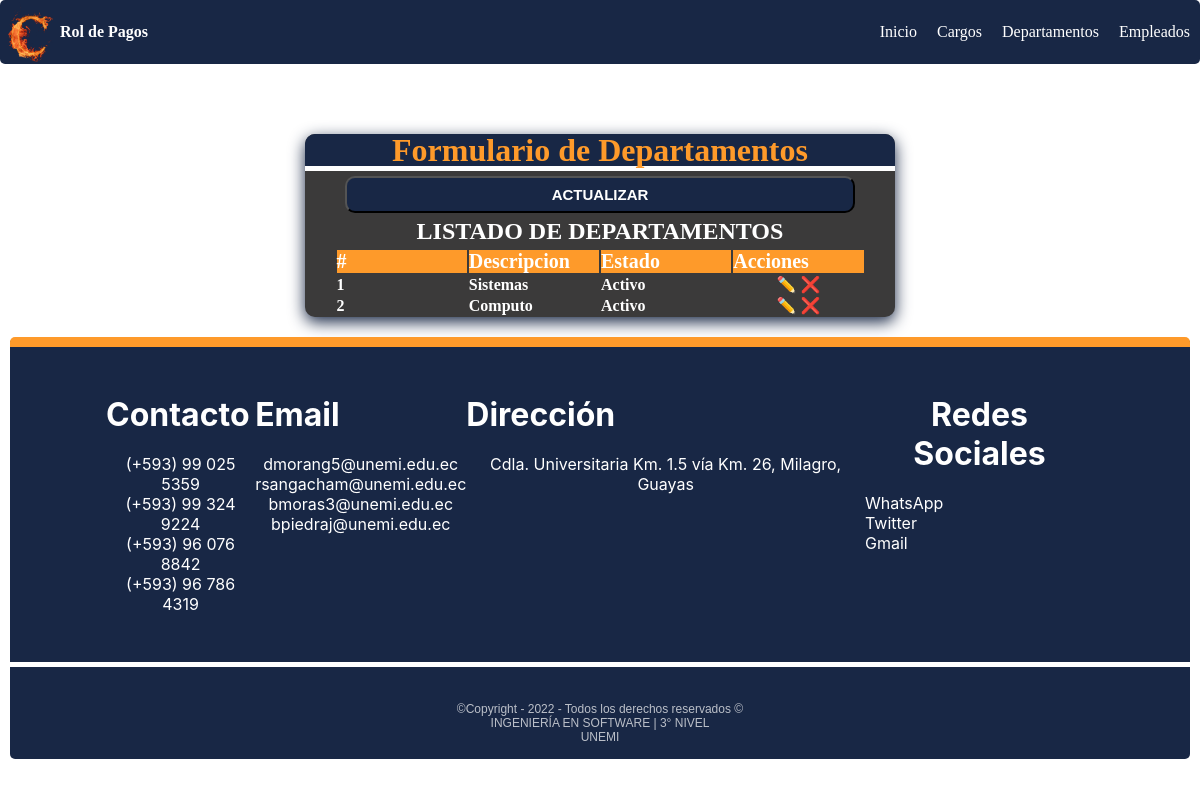
The app's page /editar_departamento/3 with its own data.
### mtto/models.py (models this page shows, shortened)
class Departamento(models.Model):
    descripcion = models.CharField(max_length=100, blank=True, null=True)
    estado = models.BooleanField(default=True)
    fecha_creacion = models.DateTimeField(auto_now_add=False, auto_now=True)
    class Meta:
        verbose_name = "Departamento"
        verbose_name_plural = "Departamentos"
        ordering = ['id']

### mtto/views.py (the view)
# urls.py: path('editar_departamento/<int:id>', editarDepartamento, name="editar_departamento"),
def editarDepartamento(request, id):
    error, departamento_form = None, None
    try:
        departamento = Departamento.objects.get(id=id)
        if request.method == "GET":
            departamento_form = DepartamentoFrom(instance=departamento)
        else:
            departamento_form = DepartamentoFrom(request.POST, instance=departamento)
            if departamento_form.is_valid():
                departamento_form.save()
                return redirect('departamento')
    except Exception as e:
        error = e
    departamentos = Departamento.objects.all()
    return render(request, "pages/departamento.html",
                  {'departamentoForm': departamento_form, 'departamentos': departamentos, 'accion': 'Actualizar'})

### templates/Pages/departamento.html (shortened to what this page needs)
{% extends "inicio.html" %}
{% load static %}
{% block css %}
   <link rel="stylesheet" href="{% static 'css/formulario.css' %}" />
{% endblock %}
{% block contenido %}
      <section class="form-container">
        <div class="form-header" >
          <h1>Formulario de Departamentos </h1>
        </div>
        <form method="POST" id="form-departamento" class="form">
          <button
            id="enviar"
            type="submit"
            name="enviar">
            {{ accion }}
          </button>
        </form>
        <div class="consulta none table-responsive" id="consulta">
          <h2 style="text-align: center;">Listado de Departamentos</h2>
          <table class="consulta-est" id="consulta-est" border="0">
             <thead >
                <th >#</th>
                <th>Descripcion</th>
                <th>Estado</th>
                <th>Acciones</th>
             </thead>
             <tbody class="detalle-est" id="detalle-est">
                {% for departamento in departamentos  %}
                <tr>
                  <td>{{departamento.id}}</td>
                  <td>{{departamento.descripcion}}</td>
                  <td>{% if departamento.estado %}
                    Activo
                    {% else %}
                    Inactivo
                    {% endif %}
                  </td>
                  <td class="acciones">
                    <a href="{% url 'editar_departamento' departamento.id %}">✏️</a>
                    <a href="{% url 'eliminar_departamento' departamento.id %}">❌</a>
                  </td>
                </tr>
                {% endfor %}
             </tbody>
          </table>
       </div>
      </section>
 {% endblock %}

### static/css/main.css (style rules this page uses)
:root { --primary-color: #182745; --secundary-color: #9c000e; --boton-success:#81f0b2; --boton-secundary:#3b3a3a; --boton-warning:#fe9a2a; --boton-cancelar:#fe4093; --font-size:16px; --font-color:#000; --font-color-reverse:#fff; }
html { box-sizing: border-box; font-size: var(--font-size); scroll-behavior: smooth; color:var(--font-color); }
:before,*:after { box-sizing: inherit; }
body { margin:0; overflow-x: hidden; box-sizing: inherit }
a { text-decoration: none; color: var(--font-color-reverse); }

### static/css/footer.css (style rules this page uses)
* { margin: 0; padding: 0; transition: 0.5s; }
body { height: 100vh; width: 100%; position: relative; }

### static/css/formulario.css (style rules this page uses)
.form-container { background-color: var(--boton-secundary); max-width: 50%; min-width: 240px; border-radius: 10px; box-shadow: 0px 5px 16px 0px var(--primary-color); overflow: hidden; color: var(--font-color-reverse); font-weight: 900; margin: 0 auto; }
.form-header { background: var(--primary-color); padding: 1px; text-align: center; border-bottom: 5px solid var(--font-color-reverse); line-height:30px; }
.form-header h1 { color: var(--boton-warning); font-size: 32px; }
form { padding: 5px 40px; }
.form button { display: block; width: 100%; padding: 8px; background: var(--primary-color); border-radius: 10px; color: var(--font-color-reverse); cursor: pointer; font-weight: 900; font-size: 15px; text-transform: uppercase; transition: background-color 0.3s ease-in-out; }
.table-responsive { width: 100%; overflow-y: hidden; -ms-overflow-style: -ms-autohiding-scrollbar; display: flex; flex-direction:column; justify-content: center; align-items: center; }
.consulta h2 { color: var(--font-color-reverse); text-transform: uppercase; margin-bottom: 3px; text-align: center; }
.consulta-est { width: 90%; }
.consulta-est th { background-color: var(--boton-warning); color:var(--font-color-reverse); font-size:20px; text-align: center; }
.consulta-est th, td { width: 25%; text-align: left; }
.detalle-est .acciones { text-align: center; }

### records on screen
Departamento: id "1", descripcion "Sistemas", estado "Activo"
Departamento: id "2", descripcion "Computo", estado "Activo"

### other values on screen
{{ accion }} "ACTUALIZAR"
